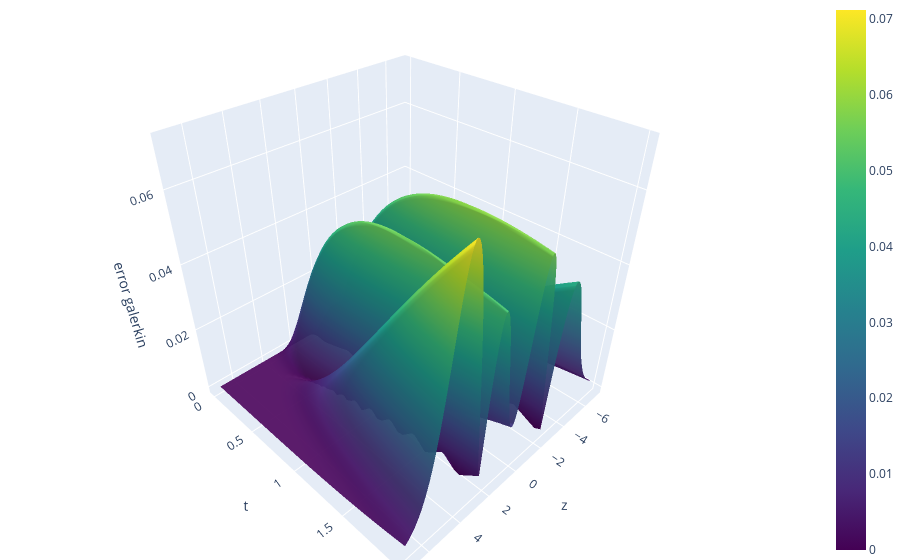

The code cell stored with this chart in its notebook:
### Code cell
plot_sim_result(z_vals, t_vals, np.abs(X_tr-X_gal), 'error galerkin')

### Figure 1 — Plotly figure (JSON) as saved in the notebook; plotly's stock layout.template omitted (floating-point values rounded to 4 significant figures; data arrays with more than 128 entries replaced by an {"elided": "..."} marker saying what was removed)
{"data": [{"colorscale": [[0, "#440154"], [0.1111, "#482878"], [0.2222, "#3e4989"], [0.3333, "#31688e"], [0.4444, "#26828e"], [0.5556, "#1f9e89"], [0.6667, "#35b779"], [0.7778, "#6ece58"], [0.8889, "#b5de2b"], [1, "#fde725"]], "contours": {"z": {"highlight": false, "usecolormap": true}}, "opacity": 0.95, "type": "surface", "x": {"elided": "141 float values"}, "y": [0.0, 0.05, 0.1, 0.15, 0.2, 0.25, 0.3, 0.35, 0.4, 0.45, 0.5, 0.55, 0.6, 0.65, 0.7, 0.75, 0.8, 0.85, 0.9, 0.95, 1.0, 1.05, 1.1, 1.15, 1.2, 1.25, 1.3, 1.35, 1.4, 1.45, 1.5, 1.55, 1.6, 1.65, 1.7, 1.75, 1.8, 1.85, 1.9, 1.95, 2.0], "z": {"elided": "41x141 float values"}}], "layout": {"autosize": true, "margin": {"b": 0, "l": 0, "r": 0, "t": 0}, "scene": {"xaxis": {"title": {"text": "z"}}, "yaxis": {"title": {"text": "t"}}, "zaxis": {"title": {"text": "error galerkin"}}}}}
